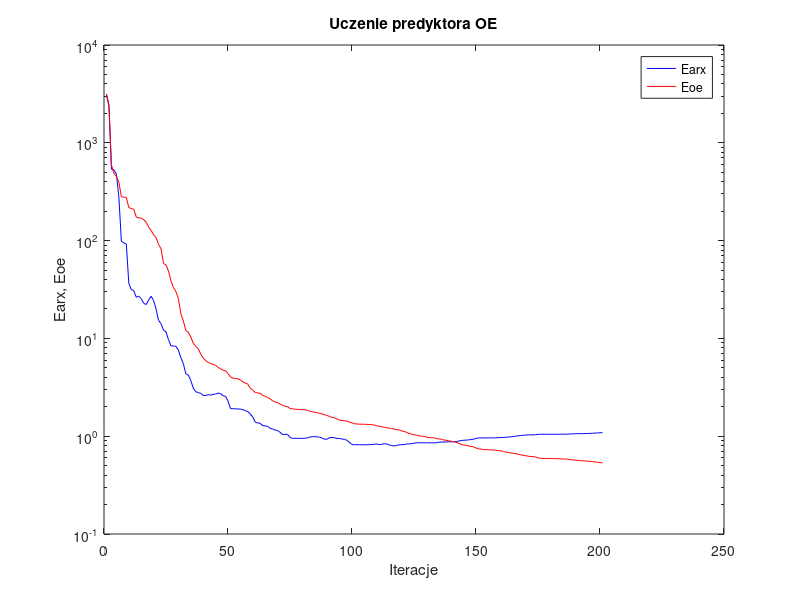
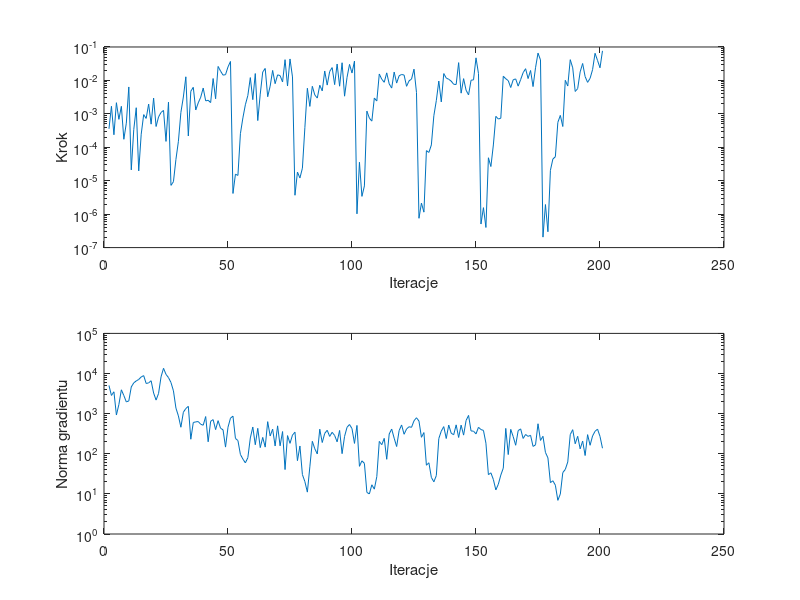

The MATLAB script that drew these images, in order:
%uczenie predyktora oe
clear all;
n=0; farx(n+1)=3.068651e+003; foe(n+1)=3.164693e+003; wspucz(n+1)=0.000000e+000; ng(n+1)=0.000000e+000;
%odnowa zmiennej metryki
n=1; farx(n+1)=2.368285e+003; foe(n+1)=2.439286e+003; krok(n+1)=3.569431e-004; ng(n+1)=5.038620e+003;
n=2; farx(n+1)=5.369715e+002; foe(n+1)=5.957336e+002; krok(n+1)=1.686590e-003; ng(n+1)=2.839246e+003;
n=3; farx(n+1)=5.284028e+002; foe(n+1)=4.843465e+002; krok(n+1)=2.370460e-004; ng(n+1)=3.502752e+003;
n=4; farx(n+1)=4.783103e+002; foe(n+1)=4.561056e+002; krok(n+1)=2.156451e-003; ng(n+1)=9.240170e+002;
n=5; farx(n+1)=2.768199e+002; foe(n+1)=3.958182e+002; krok(n+1)=6.856719e-004; ng(n+1)=1.689782e+003;
n=6; farx(n+1)=9.872276e+001; foe(n+1)=2.806120e+002; krok(n+1)=1.679702e-003; ng(n+1)=3.927088e+003;
n=7; farx(n+1)=9.470780e+001; foe(n+1)=2.787336e+002; krok(n+1)=1.736749e-004; ng(n+1)=2.825105e+003;
n=8; farx(n+1)=9.215682e+001; foe(n+1)=2.762889e+002; krok(n+1)=5.265079e-004; ng(n+1)=1.958103e+003;
n=9; farx(n+1)=3.659889e+001; foe(n+1)=2.174214e+002; krok(n+1)=6.374691e-003; ng(n+1)=2.077934e+003;
n=10; farx(n+1)=3.157573e+001; foe(n+1)=2.127812e+002; krok(n+1)=2.110229e-005; ng(n+1)=4.632078e+003;
n=11; farx(n+1)=3.081546e+001; foe(n+1)=2.098095e+002; krok(n+1)=3.383827e-004; ng(n+1)=5.845817e+003;
n=12; farx(n+1)=2.637371e+001; foe(n+1)=1.741284e+002; krok(n+1)=1.524981e-003; ng(n+1)=6.534619e+003;
n=13; farx(n+1)=2.705982e+001; foe(n+1)=1.707564e+002; krok(n+1)=1.968224e-005; ng(n+1)=7.110209e+003;
n=14; farx(n+1)=2.547754e+001; foe(n+1)=1.697451e+002; krok(n+1)=2.463545e-004; ng(n+1)=8.204593e+003;
n=15; farx(n+1)=2.286915e+001; foe(n+1)=1.636235e+002; krok(n+1)=9.481841e-004; ng(n+1)=8.864724e+003;
n=16; farx(n+1)=2.219689e+001; foe(n+1)=1.540597e+002; krok(n+1)=7.307512e-004; ng(n+1)=5.646071e+003;
n=17; farx(n+1)=2.470330e+001; foe(n+1)=1.372998e+002; krok(n+1)=1.958759e-003; ng(n+1)=5.837287e+003;
n=18; farx(n+1)=2.701674e+001; foe(n+1)=1.267748e+002; krok(n+1)=4.923063e-004; ng(n+1)=6.606124e+003;
n=19; farx(n+1)=2.436605e+001; foe(n+1)=1.148679e+002; krok(n+1)=2.957629e-003; ng(n+1)=3.272042e+003;
n=20; farx(n+1)=1.987084e+001; foe(n+1)=1.067575e+002; krok(n+1)=4.187548e-004; ng(n+1)=2.178219e+003;
n=21; farx(n+1)=1.525855e+001; foe(n+1)=9.148782e+001; krok(n+1)=8.100612e-004; ng(n+1)=3.191016e+003;
n=22; farx(n+1)=1.417689e+001; foe(n+1)=8.224382e+001; krok(n+1)=1.102111e-003; ng(n+1)=8.282979e+003;
n=23; farx(n+1)=1.211842e+001; foe(n+1)=5.820174e+001; krok(n+1)=1.265711e-003; ng(n+1)=1.348765e+004;
n=24; farx(n+1)=1.166862e+001; foe(n+1)=5.661811e+001; krok(n+1)=1.500113e-004; ng(n+1)=9.517039e+003;
n=25; farx(n+1)=9.700689e+000; foe(n+1)=4.882551e+001; krok(n+1)=2.239224e-003; ng(n+1)=7.918822e+003;
%odnowa zmiennej metryki
n=26; farx(n+1)=8.398240e+000; foe(n+1)=3.870288e+001; krok(n+1)=7.265431e-006; ng(n+1)=5.972175e+003;
n=27; farx(n+1)=8.350151e+000; foe(n+1)=3.321478e+001; krok(n+1)=9.351708e-006; ng(n+1)=3.698776e+003;
n=28; farx(n+1)=8.312212e+000; foe(n+1)=3.011039e+001; krok(n+1)=4.334515e-005; ng(n+1)=1.377634e+003;
n=29; farx(n+1)=7.588552e+000; foe(n+1)=2.552732e+001; krok(n+1)=1.509285e-004; ng(n+1)=8.775690e+002;
n=30; farx(n+1)=6.351047e+000; foe(n+1)=1.778481e+001; krok(n+1)=1.100811e-003; ng(n+1)=4.582535e+002;
n=31; farx(n+1)=5.517205e+000; foe(n+1)=1.508872e+001; krok(n+1)=3.195712e-003; ng(n+1)=1.083401e+003;
n=32; farx(n+1)=4.334656e+000; foe(n+1)=1.200935e+001; krok(n+1)=1.282772e-002; ng(n+1)=1.343675e+003;
n=33; farx(n+1)=4.216224e+000; foe(n+1)=1.158201e+001; krok(n+1)=2.178264e-004; ng(n+1)=1.520857e+003;
n=34; farx(n+1)=3.715280e+000; foe(n+1)=1.035690e+001; krok(n+1)=4.736926e-003; ng(n+1)=2.302794e+002;
n=35; farx(n+1)=3.103041e+000; foe(n+1)=8.915264e+000; krok(n+1)=6.216787e-003; ng(n+1)=6.012791e+002;
n=36; farx(n+1)=2.850254e+000; foe(n+1)=8.276568e+000; krok(n+1)=1.308315e-003; ng(n+1)=6.234212e+002;
n=37; farx(n+1)=2.789761e+000; foe(n+1)=7.836813e+000; krok(n+1)=2.133516e-003; ng(n+1)=6.347016e+002;
n=38; farx(n+1)=2.747924e+000; foe(n+1)=6.916319e+000; krok(n+1)=3.151553e-003; ng(n+1)=5.434490e+002;
n=39; farx(n+1)=2.608921e+000; foe(n+1)=6.312035e+000; krok(n+1)=5.915258e-003; ng(n+1)=5.142834e+002;
n=40; farx(n+1)=2.606956e+000; foe(n+1)=5.930343e+000; krok(n+1)=2.444561e-003; ng(n+1)=8.461220e+002;
n=41; farx(n+1)=2.659481e+000; foe(n+1)=5.676692e+000; krok(n+1)=2.547833e-003; ng(n+1)=1.989272e+002;
n=42; farx(n+1)=2.627393e+000; foe(n+1)=5.563565e+000; krok(n+1)=2.176076e-003; ng(n+1)=6.450959e+002;
n=43; farx(n+1)=2.680732e+000; foe(n+1)=5.421122e+000; krok(n+1)=1.140023e-002; ng(n+1)=7.096671e+002;
n=44; farx(n+1)=2.696241e+000; foe(n+1)=5.321833e+000; krok(n+1)=2.827577e-003; ng(n+1)=3.996497e+002;
n=45; farx(n+1)=2.762056e+000; foe(n+1)=5.049012e+000; krok(n+1)=2.617232e-002; ng(n+1)=6.683163e+002;
n=46; farx(n+1)=2.732912e+000; foe(n+1)=4.885142e+000; krok(n+1)=1.901220e-002; ng(n+1)=4.319762e+002;
n=47; farx(n+1)=2.586112e+000; foe(n+1)=4.737668e+000; krok(n+1)=1.438335e-002; ng(n+1)=3.949666e+002;
n=48; farx(n+1)=2.557632e+000; foe(n+1)=4.660372e+000; krok(n+1)=1.486332e-002; ng(n+1)=1.466293e+002;
n=49; farx(n+1)=2.286636e+000; foe(n+1)=4.372843e+000; krok(n+1)=2.539936e-002; ng(n+1)=4.592272e+002;
n=50; farx(n+1)=1.918265e+000; foe(n+1)=4.040594e+000; krok(n+1)=3.687011e-002; ng(n+1)=7.722661e+002;
%odnowa zmiennej metryki
n=51; farx(n+1)=1.910856e+000; foe(n+1)=3.926470e+000; krok(n+1)=4.159407e-006; ng(n+1)=8.657722e+002;
n=52; farx(n+1)=1.905283e+000; foe(n+1)=3.891940e+000; krok(n+1)=1.573332e-005; ng(n+1)=2.407633e+002;
n=53; farx(n+1)=1.897612e+000; foe(n+1)=3.867878e+000; krok(n+1)=1.438760e-005; ng(n+1)=2.135690e+002;
n=54; farx(n+1)=1.894207e+000; foe(n+1)=3.765280e+000; krok(n+1)=2.552019e-004; ng(n+1)=9.619996e+001;
n=55; farx(n+1)=1.867466e+000; foe(n+1)=3.592133e+000; krok(n+1)=7.567049e-004; ng(n+1)=7.377543e+001;
n=56; farx(n+1)=1.825524e+000; foe(n+1)=3.507478e+000; krok(n+1)=1.869974e-003; ng(n+1)=5.934826e+001;
n=57; farx(n+1)=1.784897e+000; foe(n+1)=3.398019e+000; krok(n+1)=3.544455e-003; ng(n+1)=7.968108e+001;
n=58; farx(n+1)=1.684608e+000; foe(n+1)=3.093018e+000; krok(n+1)=1.214548e-002; ng(n+1)=2.479254e+002;
n=59; farx(n+1)=1.568594e+000; foe(n+1)=2.960022e+000; krok(n+1)=2.660052e-003; ng(n+1)=4.637675e+002;
n=60; farx(n+1)=1.388688e+000; foe(n+1)=2.793273e+000; krok(n+1)=1.604627e-002; ng(n+1)=1.678335e+002;
n=61; farx(n+1)=1.368780e+000; foe(n+1)=2.768426e+000; krok(n+1)=6.295194e-004; ng(n+1)=4.302386e+002;
n=62; farx(n+1)=1.351807e+000; foe(n+1)=2.748386e+000; krok(n+1)=3.890421e-003; ng(n+1)=1.422072e+002;
n=63; farx(n+1)=1.280998e+000; foe(n+1)=2.616040e+000; krok(n+1)=1.785858e-002; ng(n+1)=2.556838e+002;
n=64; farx(n+1)=1.274292e+000; foe(n+1)=2.561794e+000; krok(n+1)=2.279678e-002; ng(n+1)=1.464831e+002;
n=65; farx(n+1)=1.261528e+000; foe(n+1)=2.489474e+000; krok(n+1)=3.253129e-003; ng(n+1)=6.312360e+002;
n=66; farx(n+1)=1.203608e+000; foe(n+1)=2.408356e+000; krok(n+1)=6.752063e-003; ng(n+1)=2.780862e+002;
n=67; farx(n+1)=1.184759e+000; foe(n+1)=2.298975e+000; krok(n+1)=1.989989e-002; ng(n+1)=4.101529e+002;
n=68; farx(n+1)=1.154467e+000; foe(n+1)=2.244319e+000; krok(n+1)=7.993461e-003; ng(n+1)=1.563146e+002;
n=69; farx(n+1)=1.141127e+000; foe(n+1)=2.200179e+000; krok(n+1)=1.468412e-002; ng(n+1)=4.962546e+002;
n=70; farx(n+1)=1.097218e+000; foe(n+1)=2.129901e+000; krok(n+1)=1.394089e-002; ng(n+1)=1.577337e+002;
n=71; farx(n+1)=1.036944e+000; foe(n+1)=2.070507e+000; krok(n+1)=8.988693e-003; ng(n+1)=3.579728e+002;
n=72; farx(n+1)=1.047342e+000; foe(n+1)=2.027207e+000; krok(n+1)=4.171530e-002; ng(n+1)=4.035811e+001;
n=73; farx(n+1)=1.043539e+000; foe(n+1)=2.008008e+000; krok(n+1)=6.800237e-003; ng(n+1)=2.836110e+002;
n=74; farx(n+1)=9.709013e-001; foe(n+1)=1.923207e+000; krok(n+1)=4.388300e-002; ng(n+1)=1.818475e+002;
n=75; farx(n+1)=9.514511e-001; foe(n+1)=1.903873e+000; krok(n+1)=1.270603e-002; ng(n+1)=2.924622e+002;
%odnowa zmiennej metryki
n=76; farx(n+1)=9.509602e-001; foe(n+1)=1.887150e+000; krok(n+1)=3.679570e-006; ng(n+1)=3.450970e+002;
n=77; farx(n+1)=9.508002e-001; foe(n+1)=1.883997e+000; krok(n+1)=1.809834e-005; ng(n+1)=6.722091e+001;
n=78; farx(n+1)=9.502726e-001; foe(n+1)=1.870991e+000; krok(n+1)=1.209447e-005; ng(n+1)=1.560033e+002;
n=79; farx(n+1)=9.507555e-001; foe(n+1)=1.870129e+000; krok(n+1)=2.371798e-005; ng(n+1)=3.028158e+001;
n=80; farx(n+1)=9.523200e-001; foe(n+1)=1.864277e+000; krok(n+1)=3.920873e-004; ng(n+1)=2.020156e+001;
n=81; farx(n+1)=9.608838e-001; foe(n+1)=1.838976e+000; krok(n+1)=5.829556e-003; ng(n+1)=1.106257e+001;
n=82; farx(n+1)=9.797891e-001; foe(n+1)=1.805677e+000; krok(n+1)=1.671680e-003; ng(n+1)=4.717099e+001;
n=83; farx(n+1)=9.866562e-001; foe(n+1)=1.776631e+000; krok(n+1)=6.669234e-003; ng(n+1)=2.043045e+002;
n=84; farx(n+1)=9.908097e-001; foe(n+1)=1.754330e+000; krok(n+1)=3.683227e-003; ng(n+1)=1.331750e+002;
n=85; farx(n+1)=9.834507e-001; foe(n+1)=1.739954e+000; krok(n+1)=2.962391e-003; ng(n+1)=9.883680e+001;
n=86; farx(n+1)=9.780893e-001; foe(n+1)=1.706877e+000; krok(n+1)=7.172266e-003; ng(n+1)=4.092849e+002;
n=87; farx(n+1)=9.540832e-001; foe(n+1)=1.690372e+000; krok(n+1)=4.862884e-003; ng(n+1)=1.906420e+002;
n=88; farx(n+1)=9.313045e-001; foe(n+1)=1.653931e+000; krok(n+1)=1.915230e-002; ng(n+1)=3.223238e+002;
n=89; farx(n+1)=9.324038e-001; foe(n+1)=1.627590e+000; krok(n+1)=7.251821e-003; ng(n+1)=3.850014e+002;
n=90; farx(n+1)=9.673771e-001; foe(n+1)=1.587464e+000; krok(n+1)=1.856226e-002; ng(n+1)=2.706019e+002;
n=91; farx(n+1)=9.705362e-001; foe(n+1)=1.557922e+000; krok(n+1)=2.417030e-002; ng(n+1)=3.428371e+002;
n=92; farx(n+1)=9.650196e-001; foe(n+1)=1.543684e+000; krok(n+1)=7.479896e-003; ng(n+1)=2.856026e+002;
n=93; farx(n+1)=9.456601e-001; foe(n+1)=1.492346e+000; krok(n+1)=3.094863e-002; ng(n+1)=1.983729e+002;
n=94; farx(n+1)=9.473617e-001; foe(n+1)=1.460484e+000; krok(n+1)=6.718810e-003; ng(n+1)=3.811917e+002;
n=95; farx(n+1)=9.352400e-001; foe(n+1)=1.447082e+000; krok(n+1)=3.377159e-002; ng(n+1)=1.005840e+002;
n=96; farx(n+1)=9.297067e-001; foe(n+1)=1.440519e+000; krok(n+1)=3.376031e-003; ng(n+1)=2.708966e+002;
n=97; farx(n+1)=9.059206e-001; foe(n+1)=1.429881e+000; krok(n+1)=1.238474e-002; ng(n+1)=4.578342e+002;
n=98; farx(n+1)=8.619614e-001; foe(n+1)=1.390790e+000; krok(n+1)=3.012318e-002; ng(n+1)=5.351073e+002;
n=99; farx(n+1)=8.229988e-001; foe(n+1)=1.366936e+000; krok(n+1)=1.664795e-002; ng(n+1)=4.239912e+002;
n=100; farx(n+1)=8.179431e-001; foe(n+1)=1.343581e+000; krok(n+1)=3.805310e-002; ng(n+1)=1.811731e+002;
%odnowa zmiennej metryki
n=101; farx(n+1)=8.177715e-001; foe(n+1)=1.332462e+000; krok(n+1)=1.023344e-006; ng(n+1)=5.086680e+002;
n=102; farx(n+1)=8.178103e-001; foe(n+1)=1.327414e+000; krok(n+1)=3.574308e-005; ng(n+1)=4.861292e+001;
n=103; farx(n+1)=8.177537e-001; foe(n+1)=1.326745e+000; krok(n+1)=3.403857e-006; ng(n+1)=6.673241e+001;
n=104; farx(n+1)=8.173327e-001; foe(n+1)=1.325498e+000; krok(n+1)=6.997257e-006; ng(n+1)=5.760807e+001;
n=105; farx(n+1)=8.183498e-001; foe(n+1)=1.320491e+000; krok(n+1)=1.209728e-003; ng(n+1)=1.088647e+001;
n=106; farx(n+1)=8.192659e-001; foe(n+1)=1.317045e+000; krok(n+1)=7.459007e-004; ng(n+1)=9.966292e+000;
n=107; farx(n+1)=8.212345e-001; foe(n+1)=1.310956e+000; krok(n+1)=6.066958e-004; ng(n+1)=1.685597e+001;
n=108; farx(n+1)=8.274856e-001; foe(n+1)=1.300740e+000; krok(n+1)=2.972972e-003; ng(n+1)=1.312422e+001;
n=109; farx(n+1)=8.329908e-001; foe(n+1)=1.279527e+000; krok(n+1)=2.420908e-003; ng(n+1)=2.693141e+001;
n=110; farx(n+1)=8.206538e-001; foe(n+1)=1.260164e+000; krok(n+1)=1.556427e-002; ng(n+1)=2.032360e+002;
n=111; farx(n+1)=8.248944e-001; foe(n+1)=1.249454e+000; krok(n+1)=1.086709e-002; ng(n+1)=1.682918e+002;
n=112; farx(n+1)=8.398193e-001; foe(n+1)=1.234051e+000; krok(n+1)=8.799720e-003; ng(n+1)=2.422425e+002;
n=113; farx(n+1)=8.324908e-001; foe(n+1)=1.222659e+000; krok(n+1)=1.684199e-002; ng(n+1)=7.279121e+001;
n=114; farx(n+1)=8.140880e-001; foe(n+1)=1.208339e+000; krok(n+1)=7.883344e-003; ng(n+1)=3.110728e+002;
n=115; farx(n+1)=8.025755e-001; foe(n+1)=1.196323e+000; krok(n+1)=5.906887e-003; ng(n+1)=4.126267e+002;
n=116; farx(n+1)=7.944121e-001; foe(n+1)=1.182940e+000; krok(n+1)=1.778267e-002; ng(n+1)=2.443294e+002;
n=117; farx(n+1)=8.059791e-001; foe(n+1)=1.170507e+000; krok(n+1)=8.324349e-003; ng(n+1)=1.514052e+002;
n=118; farx(n+1)=8.151219e-001; foe(n+1)=1.157559e+000; krok(n+1)=1.378623e-002; ng(n+1)=3.788593e+002;
n=119; farx(n+1)=8.192741e-001; foe(n+1)=1.135112e+000; krok(n+1)=1.505130e-002; ng(n+1)=5.223806e+002;
n=120; farx(n+1)=8.210078e-001; foe(n+1)=1.117081e+000; krok(n+1)=1.448480e-002; ng(n+1)=3.061955e+002;
n=121; farx(n+1)=8.307902e-001; foe(n+1)=1.096790e+000; krok(n+1)=6.669234e-003; ng(n+1)=4.136722e+002;
n=122; farx(n+1)=8.348372e-001; foe(n+1)=1.067157e+000; krok(n+1)=9.707132e-003; ng(n+1)=4.717907e+002;
n=123; farx(n+1)=8.376353e-001; foe(n+1)=1.051939e+000; krok(n+1)=1.097075e-002; ng(n+1)=4.558416e+002;
n=124; farx(n+1)=8.483009e-001; foe(n+1)=1.034460e+000; krok(n+1)=2.173419e-002; ng(n+1)=6.636319e+002;
n=125; farx(n+1)=8.571758e-001; foe(n+1)=1.024525e+000; krok(n+1)=4.372259e-003; ng(n+1)=7.896691e+002;
%odnowa zmiennej metryki
n=126; farx(n+1)=8.571473e-001; foe(n+1)=1.010067e+000; krok(n+1)=7.524981e-007; ng(n+1)=6.528983e+002;
n=127; farx(n+1)=8.569779e-001; foe(n+1)=1.001868e+000; krok(n+1)=2.136506e-006; ng(n+1)=2.573017e+002;
n=128; farx(n+1)=8.566301e-001; foe(n+1)=9.945404e-001; krok(n+1)=1.148095e-006; ng(n+1)=3.373687e+002;
n=129; farx(n+1)=8.564868e-001; foe(n+1)=9.825565e-001; krok(n+1)=7.961977e-005; ng(n+1)=5.174484e+001;
n=130; farx(n+1)=8.557187e-001; foe(n+1)=9.698652e-001; krok(n+1)=7.005353e-005; ng(n+1)=5.964054e+001;
n=131; farx(n+1)=8.553753e-001; foe(n+1)=9.663749e-001; krok(n+1)=1.176687e-004; ng(n+1)=2.575067e+001;
n=132; farx(n+1)=8.551570e-001; foe(n+1)=9.624252e-001; krok(n+1)=8.790130e-004; ng(n+1)=1.995758e+001;
n=133; farx(n+1)=8.579771e-001; foe(n+1)=9.456620e-001; krok(n+1)=2.500228e-003; ng(n+1)=2.857859e+001;
n=134; farx(n+1)=8.678516e-001; foe(n+1)=9.382334e-001; krok(n+1)=9.576149e-003; ng(n+1)=2.392471e+002;
n=135; farx(n+1)=8.731928e-001; foe(n+1)=9.332256e-001; krok(n+1)=2.275225e-003; ng(n+1)=3.664916e+002;
n=136; farx(n+1)=8.695044e-001; foe(n+1)=9.142118e-001; krok(n+1)=1.603572e-002; ng(n+1)=4.748578e+002;
n=137; farx(n+1)=8.748633e-001; foe(n+1)=9.096148e-001; krok(n+1)=1.178924e-002; ng(n+1)=2.397844e+002;
n=138; farx(n+1)=8.751266e-001; foe(n+1)=8.983845e-001; krok(n+1)=1.080144e-002; ng(n+1)=5.198302e+002;
n=139; farx(n+1)=8.760782e-001; foe(n+1)=8.870814e-001; krok(n+1)=9.522959e-003; ng(n+1)=3.250231e+002;
n=140; farx(n+1)=8.775818e-001; foe(n+1)=8.789641e-001; krok(n+1)=7.662549e-003; ng(n+1)=2.979598e+002;
n=141; farx(n+1)=8.796145e-001; foe(n+1)=8.680387e-001; krok(n+1)=7.557177e-003; ng(n+1)=5.252142e+002;
n=142; farx(n+1)=8.929300e-001; foe(n+1)=8.462599e-001; krok(n+1)=3.404228e-002; ng(n+1)=2.545061e+002;
n=143; farx(n+1)=9.023192e-001; foe(n+1)=8.266600e-001; krok(n+1)=4.162174e-003; ng(n+1)=5.168516e+002;
n=144; farx(n+1)=9.089992e-001; foe(n+1)=8.130564e-001; krok(n+1)=1.131000e-002; ng(n+1)=2.915508e+002;
n=145; farx(n+1)=9.114527e-001; foe(n+1)=8.073492e-001; krok(n+1)=5.097234e-003; ng(n+1)=6.750123e+002;
n=146; farx(n+1)=9.176030e-001; foe(n+1)=7.938982e-001; krok(n+1)=3.692938e-003; ng(n+1)=9.028916e+002;
n=147; farx(n+1)=9.229811e-001; foe(n+1)=7.875822e-001; krok(n+1)=1.012183e-002; ng(n+1)=3.708344e+002;
n=148; farx(n+1)=9.320965e-001; foe(n+1)=7.778945e-001; krok(n+1)=1.040137e-002; ng(n+1)=3.657564e+002;
n=149; farx(n+1)=9.478600e-001; foe(n+1)=7.583446e-001; krok(n+1)=4.732206e-002; ng(n+1)=3.128999e+002;
n=150; farx(n+1)=9.606379e-001; foe(n+1)=7.434974e-001; krok(n+1)=1.600986e-002; ng(n+1)=4.565958e+002;
%odnowa zmiennej metryki
n=151; farx(n+1)=9.606244e-001; foe(n+1)=7.388778e-001; krok(n+1)=5.066514e-007; ng(n+1)=4.006930e+002;
n=152; farx(n+1)=9.605123e-001; foe(n+1)=7.294318e-001; krok(n+1)=1.566513e-006; ng(n+1)=3.823118e+002;
n=153; farx(n+1)=9.605105e-001; foe(n+1)=7.288316e-001; krok(n+1)=3.999862e-007; ng(n+1)=1.837229e+002;
n=154; farx(n+1)=9.606590e-001; foe(n+1)=7.263437e-001; krok(n+1)=4.864980e-005; ng(n+1)=3.011023e+001;
n=155; farx(n+1)=9.607432e-001; foe(n+1)=7.250876e-001; krok(n+1)=2.657240e-005; ng(n+1)=3.348252e+001;
n=156; farx(n+1)=9.610698e-001; foe(n+1)=7.226119e-001; krok(n+1)=1.174602e-004; ng(n+1)=2.282569e+001;
n=157; farx(n+1)=9.631867e-001; foe(n+1)=7.180095e-001; krok(n+1)=8.409074e-004; ng(n+1)=1.257674e+001;
n=158; farx(n+1)=9.668289e-001; foe(n+1)=7.120616e-001; krok(n+1)=7.010405e-004; ng(n+1)=1.735496e+001;
n=159; farx(n+1)=9.690517e-001; foe(n+1)=7.093756e-001; krok(n+1)=7.394073e-004; ng(n+1)=2.937704e+001;
n=160; farx(n+1)=9.719572e-001; foe(n+1)=6.970196e-001; krok(n+1)=1.333847e-002; ng(n+1)=4.379589e+001;
n=161; farx(n+1)=9.747116e-001; foe(n+1)=6.885083e-001; krok(n+1)=1.121678e-002; ng(n+1)=4.286661e+002;
n=162; farx(n+1)=9.791928e-001; foe(n+1)=6.836530e-001; krok(n+1)=9.859841e-003; ng(n+1)=9.545335e+001;
n=163; farx(n+1)=9.858527e-001; foe(n+1)=6.747910e-001; krok(n+1)=6.130766e-003; ng(n+1)=4.056379e+002;
n=164; farx(n+1)=9.925371e-001; foe(n+1)=6.688124e-001; krok(n+1)=1.045775e-002; ng(n+1)=2.670095e+002;
n=165; farx(n+1)=1.000146e+000; foe(n+1)=6.619483e-001; krok(n+1)=1.109636e-002; ng(n+1)=1.628502e+002;
n=166; farx(n+1)=1.008655e+000; foe(n+1)=6.540765e-001; krok(n+1)=6.752063e-003; ng(n+1)=3.770866e+002;
n=167; farx(n+1)=1.017150e+000; foe(n+1)=6.453388e-001; krok(n+1)=1.058808e-002; ng(n+1)=4.169637e+002;
n=168; farx(n+1)=1.021370e+000; foe(n+1)=6.384583e-001; krok(n+1)=1.703305e-002; ng(n+1)=2.408619e+002;
n=169; farx(n+1)=1.026951e+000; foe(n+1)=6.317149e-001; krok(n+1)=2.243330e-002; ng(n+1)=3.022506e+002;
n=170; farx(n+1)=1.032288e+000; foe(n+1)=6.243496e-001; krok(n+1)=1.136199e-002; ng(n+1)=2.710945e+002;
n=171; farx(n+1)=1.031200e+000; foe(n+1)=6.196330e-001; krok(n+1)=1.984224e-002; ng(n+1)=2.883022e+002;
n=172; farx(n+1)=1.031854e+000; foe(n+1)=6.183974e-001; krok(n+1)=6.543079e-003; ng(n+1)=1.522857e+002;
n=173; farx(n+1)=1.038596e+000; foe(n+1)=6.128772e-001; krok(n+1)=2.392889e-002; ng(n+1)=1.669519e+002;
n=174; farx(n+1)=1.044647e+000; foe(n+1)=6.017318e-001; krok(n+1)=6.563449e-002; ng(n+1)=5.593429e+002;
n=175; farx(n+1)=1.046607e+000; foe(n+1)=5.938877e-001; krok(n+1)=4.095813e-002; ng(n+1)=2.147735e+002;
%odnowa zmiennej metryki
n=176; farx(n+1)=1.046606e+000; foe(n+1)=5.928667e-001; krok(n+1)=2.058448e-007; ng(n+1)=2.723574e+002;
n=177; farx(n+1)=1.046587e+000; foe(n+1)=5.918996e-001; krok(n+1)=1.940233e-006; ng(n+1)=1.079710e+002;
n=178; farx(n+1)=1.046587e+000; foe(n+1)=5.918145e-001; krok(n+1)=2.976338e-007; ng(n+1)=7.904545e+001;
n=179; farx(n+1)=1.046633e+000; foe(n+1)=5.914397e-001; krok(n+1)=2.047517e-005; ng(n+1)=1.908588e+001;
n=180; farx(n+1)=1.046722e+000; foe(n+1)=5.905365e-001; krok(n+1)=4.461789e-005; ng(n+1)=2.123189e+001;
n=181; farx(n+1)=1.046759e+000; foe(n+1)=5.899020e-001; krok(n+1)=5.210339e-005; ng(n+1)=1.644312e+001;
n=182; farx(n+1)=1.047298e+000; foe(n+1)=5.887619e-001; krok(n+1)=5.562136e-004; ng(n+1)=6.901504e+000;
n=183; farx(n+1)=1.049085e+000; foe(n+1)=5.857855e-001; krok(n+1)=8.989595e-004; ng(n+1)=9.924142e+000;
n=184; farx(n+1)=1.049310e+000; foe(n+1)=5.854439e-001; krok(n+1)=4.187132e-004; ng(n+1)=3.399501e+001;
n=185; farx(n+1)=1.047874e+000; foe(n+1)=5.838760e-001; krok(n+1)=1.007731e-002; ng(n+1)=4.063501e+001;
n=186; farx(n+1)=1.049261e+000; foe(n+1)=5.811706e-001; krok(n+1)=6.800237e-003; ng(n+1)=6.253376e+001;
n=187; farx(n+1)=1.055857e+000; foe(n+1)=5.770580e-001; krok(n+1)=4.175576e-002; ng(n+1)=3.000262e+002;
n=188; farx(n+1)=1.057587e+000; foe(n+1)=5.729451e-001; krok(n+1)=2.378798e-002; ng(n+1)=3.985760e+002;
n=189; farx(n+1)=1.059771e+000; foe(n+1)=5.694967e-001; krok(n+1)=4.667933e-003; ng(n+1)=1.775531e+002;
n=190; farx(n+1)=1.061964e+000; foe(n+1)=5.656909e-001; krok(n+1)=5.711090e-003; ng(n+1)=2.724037e+002;
n=191; farx(n+1)=1.062468e+000; foe(n+1)=5.627569e-001; krok(n+1)=1.803262e-002; ng(n+1)=1.324322e+002;
n=192; farx(n+1)=1.062705e+000; foe(n+1)=5.601731e-001; krok(n+1)=3.211609e-002; ng(n+1)=2.072850e+002;
n=193; farx(n+1)=1.064477e+000; foe(n+1)=5.580017e-001; krok(n+1)=1.302239e-002; ng(n+1)=9.038043e+001;
n=194; farx(n+1)=1.066930e+000; foe(n+1)=5.564227e-001; krok(n+1)=8.751130e-003; ng(n+1)=2.995705e+002;
n=195; farx(n+1)=1.068908e+000; foe(n+1)=5.543942e-001; krok(n+1)=1.153579e-002; ng(n+1)=1.627336e+002;
n=196; farx(n+1)=1.070175e+000; foe(n+1)=5.507063e-001; krok(n+1)=2.097129e-002; ng(n+1)=2.775618e+002;
n=197; farx(n+1)=1.078220e+000; foe(n+1)=5.450544e-001; krok(n+1)=6.482479e-002; ng(n+1)=3.629652e+002;
n=198; farx(n+1)=1.080418e+000; foe(n+1)=5.413842e-001; krok(n+1)=3.961637e-002; ng(n+1)=4.113587e+002;
n=199; farx(n+1)=1.082452e+000; foe(n+1)=5.381251e-001; krok(n+1)=2.387143e-002; ng(n+1)=2.705702e+002;
n=200; farx(n+1)=1.088976e+000; foe(n+1)=5.318293e-001; krok(n+1)=7.660919e-002; ng(n+1)=1.373126e+002;

figure; semilogy(farx,'b'); hold on; semilogy(foe,'r'); xlabel('Iteracje'); ylabel('Earx, Eoe'); legend('Earx','Eoe'); title('Uczenie predyktora OE');
figure; subplot(2,1,1); semilogy(krok); xlabel('Iteracje'); ylabel('Krok');
subplot(2,1,2); semilogy(ng); xlabel('Iteracje'); ylabel('Norma gradientu');
Earx=farx(n+1)
Eoe=foe(n+1)
